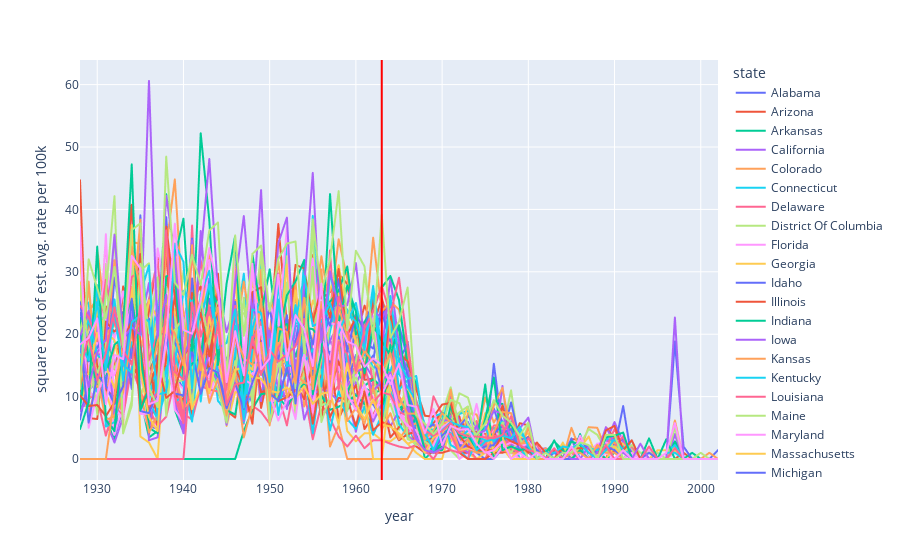

The code cell stored with this chart in its notebook:
### Code cell
fig = px.line(df, 
        x="year", y="square root of est. avg. rate per 100k", color='state')
fig.add_vrect(x0=YO_MEASLES_VACCINE_INTRODUCTION, x1 = YO_MEASLES_VACCINE_INTRODUCTION, line_color="red")
fig.show()
